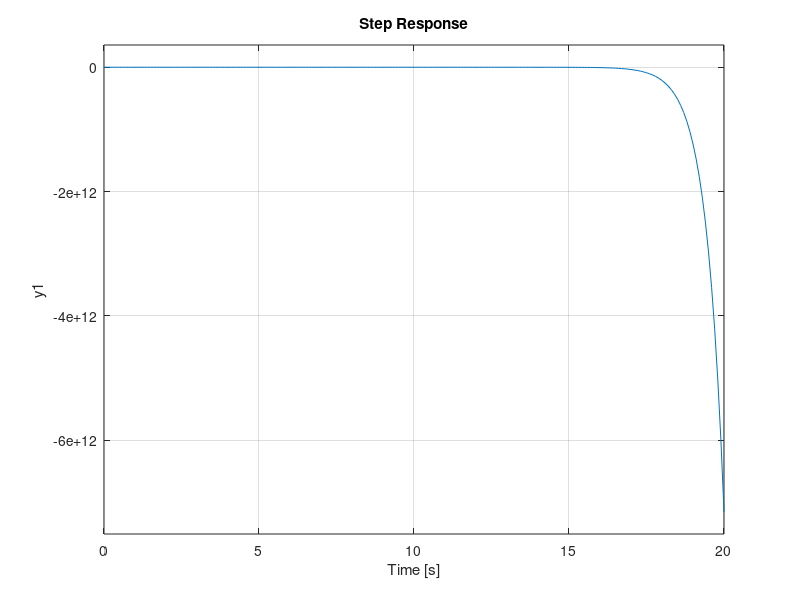

The MATLAB source for this figure:
% Clear
clear
clc
close all

%Before 

G1_num = [0 1]
G1_den = [1 0 0]

G2_num = [0 1]
G2_den = [1 1]

G3_num = [0 1]
G3_den = [1 0]

G4_num = [0 1]
G4_den = [2 0]

H1_num = [0 1]
H1_den = [1 0]

H2_num = [0 1]
H2_den = [1 -1]

H3_num = [0 1]
H3_den = [1 -2]

%Block Diagram Algebra
%G_1 = 1/s^2
%G_2 = 1/(s + 1)
%G_3 = 1/s
%H_1 = 1/s
%H_2 = 1/(s - 1)
%H_3 = 1/(s - 2)

G_num = [2 -6 4 0 0 0 0 0]
G_den = [4 -8 -4 14 -8 -2 2 6 4 0 0 0 0]

G = tf(G_num,G_den)

% step response
step(G,0:0.1:20)

%After

%Block Diagram Algebra
%G_1 = 1/s^2
%G_2 = 1/(s + 1)
%G_3 = 1/s
%H_1 = 1/s
%H_2 = 1/(s - 1)
%H_3 = 1/(s - 2)

G_num = [2 -6 4 0 0 0 0 0]
G_den = [4 -8 -4 14 -8 -2 2 6 4 0 0 0 0]

G = tf(G_num,G_den)

% step response
step(G,0:0.1:20)
